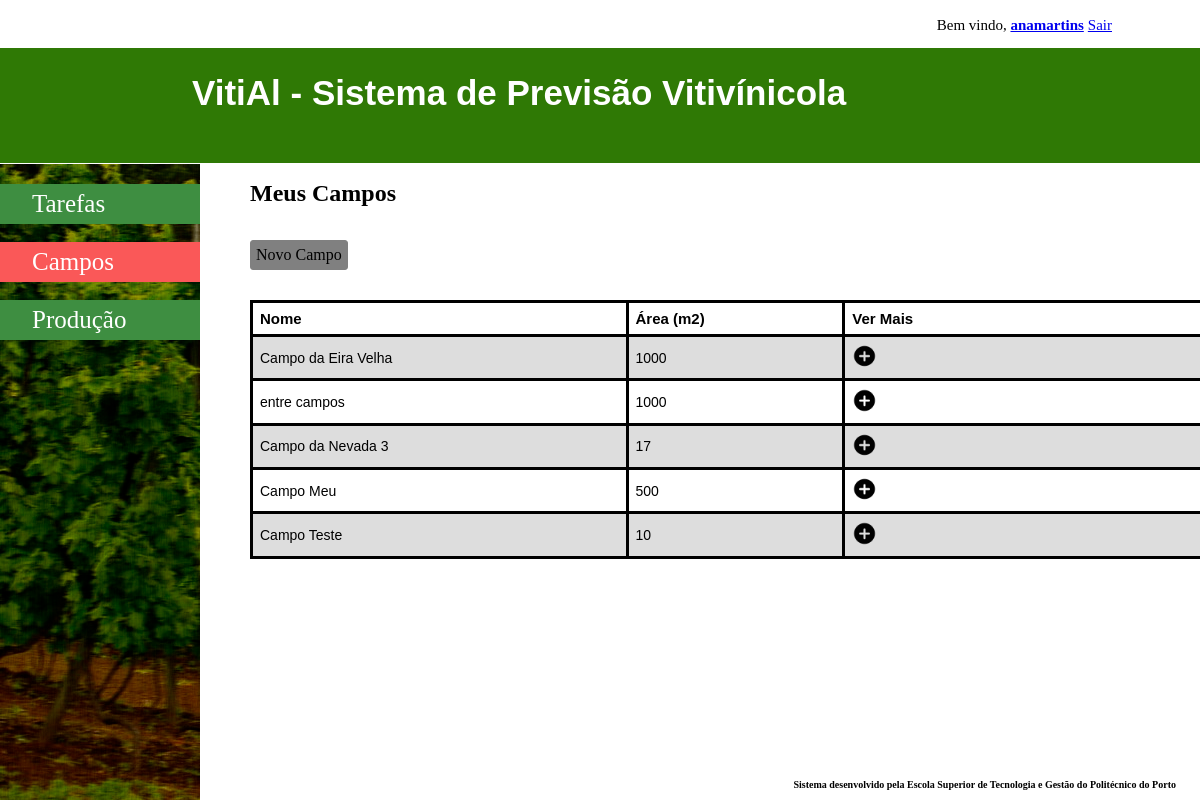
The app's page /Application/User/campos.php (signed in) with its own data.
### tables this page shows
CREATE TABLE `campo` (
  `id` int(11) NOT NULL,
  `nome` varchar(4000) DEFAULT NULL,
  `localizacao` text NOT NULL,
  `area` float DEFAULT NULL,
  `numero_linhas` int(11) DEFAULT NULL,
  `orientacao` varchar(4000) DEFAULT NULL,
  `quinta_id` int(11) NOT NULL,
  `utilizador_id` int(11) NOT NULL
);

### Application/Database/MyDataAccessPDOBase.php (called while the page is built, shortened)
<?php
require_once (Conf::getApplicationDatabasePath() . 'MyDataAccessPDOSqlFactory.php');
abstract class MyDataAcessPDOBase {
    private $connection = null;
    private $connectionOptions = array(
        PDO::ATTR_ERRMODE => PDO::ERRMODE_EXCEPTION,
        PDO::MYSQL_ATTR_INIT_COMMAND => "SET NAMES 'UTF8'"
    );
    public function __construct($host, $databaseName, $userName, $password) {
        $dsn = $this->getDSNMySQL($host, $databaseName);
    }
    private function getDSNMySQL(&$host, &$databaseName) {
        $dsn = self::DSN_MYSQL;
        return $dsn;
    }
    protected function getConnection() {
        return $this->connection;
    }
    protected function setConnection(PDO $connection) {
        $this->connection = $connection;
    }
    private function getConnectionOptions() {
        return $this->connectionOptions;
    }
    protected function prepareStatement(&$sql, Array &$dataParameters = null) {
        $q = $this->getConnection()->prepare($sql);
        $q->execute($dataParameters);
        return $q;
    }
}

### Application/Database/MyDataAccessPDOSqlFactory.php (called while the page is built, shortened)
<?php
class MyDataAccessPDOSqlFactory {
    public static function buildPDOPlaceHolderKey($key){
        return self::PDO_PLACEHOLDER_PRECHAR . $key;
    }
    protected static function buildSQLClauseWhere(Array &$where = null){
        $whereClause = self::STRING_EMPTY_VALUE;
        if ($where != null) {
            foreach (array_keys($where) as $key) {
                $whereClause =  $whereClause .
                                ($whereClause == self::STRING_EMPTY_VALUE ? self::STRING_EMPTY_VALUE : ' AND ') .
                                $key . ' = ' . self::buildPDOPlaceHolderKey($key);
            }
            $whereClause = ' WHERE ' . $whereClause;
        }
        return $whereClause;
    }
    protected static function buildSQLClauseOrderBy(Array &$order = null){
        $orderClause = self::STRING_EMPTY_VALUE;
        return $orderClause;
    }
    protected static function buildSQLSelect(&$table, Array &$where = null, Array &$order = null) {
        $sql = self::SQL_SELECT_STATEMENT_BASE;
        $whereClause = self::buildSQLClauseWhere($where);
        $orderClause = self::buildSQLClauseOrderBy($order);
        self::replaceStringTag(self::SQL_TABLE_NAME_TAG, $sql, $table);
        self::replaceStringTag(self::SQL_WHERE_CLAUSE_TAG, $sql, $whereClause);
        self::replaceStringTag(self::SQL_ORDERBY_CLAUSE_TAG, $sql, $orderClause);
        return $sql;
    }
    public static function buildSQL($op, &$table, Array &$data = null, Array &$dataOptional = null){
        $sql = self::STRING_EMPTY_VALUE;
        switch ($op) {
            case MyDataAccessPDO::SELECT_OPERATION:
                $sql = self::buildSQLSelect($table, $data, $dataOptional);
                break;
        }
        return $sql;
    }
}

### Application/Database/MyDataAccessPDO.php (called while the page is built, shortened)
<?php
require_once (Conf::getApplicationDatabasePath() . 'MyDataAccessPDOBase.php');
require_once (Conf::getApplicationDatabasePath() . 'MyDataAccessPDOSqlFactory.php');
class MyDataAccessPDO extends MyDataAcessPDOBase {
    protected function getRecords($table, Array $where = null,
            Array $order = null) {
        try {
            $sql = MyDataAccessPDOSQLFactory::buildSQL(self::SELECT_OPERATION,
                    $table, $where, $order);
            $q = $this->prepareStatement($sql, $where);
        } catch (PDOException $e) {
            throw $e;
        } catch (Exception $e) {
            throw $e;
        }
        $q->setFetchMode(PDO::FETCH_BOTH);
        return $q->fetchAll();
    }
}

### Application/Manager/UtilizadorManager.php (called while the page is built, shortened)
<?php
require_once (Conf::getApplicationDatabasePath() . 'MyDataAccessPDO.php');
class UtilizadorManager extends MyDataAccessPDO {
    public function getUserByUsername($username) {
        try {
            return $this->getRecords(self::SQL_TABLE_NAME, array('nome' => $username));
        } catch (Exception $ex) {
            throw $ex;
        }
    }
}

### Application/Manager/CampoManager.php (called while the page is built, shortened)
<?php
require_once (Conf::getApplicationDatabasePath() . 'MyDataAccessPDO.php');
class CampoManager extends MyDataAccessPDO {
    public function getCamposByUtilizadorId($utilizador_id) {
        try {
            return $this->getRecords(self::SQL_TABLE_NAME, array('utilizador_id' => $utilizador_id));
        } catch (Exception $e) {
            throw $e;
        }
    }
}

### Application/User/campos.php (the view, shortened to what this page needs)
<?php
require_once (Conf::getApplicationDatabasePath() . 'MyDataAccessPDO.php');
require_once (Conf::getApplicationManagerPath() . 'CampoManager.php');
require_once (Conf::getApplicationManagerPath() . 'UtilizadorManager.php');
if (isset($_SESSION['login'])) {
    ?>
    <!DOCTYPE html>
    <html>
        <head>
            <link rel="stylesheet" type="text/css" href="../CSS/styleCamposUser.css">
        </head>
        <body>
            <ul class="menutopo">
                <li>Bem vindo, <a href="areaUser.php"><strong><?php echo $_SESSION['login'] ?></strong></a></li>
                <li><a href="../../logout.php">Sair</a></li>
            </ul>
            <h1><a href="homePageUser.php">VitiAl - Sistema de Previsão Vitivínicola</a></h1>
            <div class="menu-items">
                <a href="homePageUser.php">Tarefas</a>
                <br/>
                <a href="campos.php" class="active">Campos</a>
                <br/>
                <a href="producao.php">Produção</a>
            </div>
            <h2>Meus Campos</h2>
            <a href="addCampo.php" id="novaTarefa" role="button">Novo Campo</a>
            <div class="conteudo">
                <table>
                    <tr>
                        <th>Nome</th>
                        <th>Área (m2)</th>
                        <th>Ver Mais</th>
                    </tr>
                    <?php
                    $managerCampos = new CampoManager();
                    $managerUtilizador = new UtilizadorManager();
                    $utilizadorId = $managerUtilizador->getUserByUsername($_SESSION['login']);
                    $camposUser = $managerCampos->getCamposByUtilizadorId($utilizadorId[0]['id']);
                    if ($camposUser > 0) {
                        foreach ($camposUser as $c) {
                            ?>
                            <tr>
                                <td><?php echo $c['nome'] ?></td>
                                <td><?php echo $c['area'] ?></td>
                                <td><a href="detalhesCampos.php?campoid=<?php echo $c['id'] ?>"><img src="../Images/see-more-1.png" width="7%"></a></td>
                            </tr>
                            <?php
                        }
                    }
                    ?>
                </table>
            </div>
            <div class="footer">
                <p>Sistema desenvolvido pela Escola Superior de Tecnologia e Gestão do Politécnico do Porto</p>
            </div>
        </body>
    </html>
    <?php
} else {
    header("Location: ../../index.php");
}

### Application/CSS/styleCamposUser.css (style rules this page uses)
h1 a { width: 100%; font-family: "Lucida Sans Unicode", "Lucida Grande", sans-serif; background-color:#2F7905; height: 10%; position: fixed; top: 6%; left: 0; padding: 10px; color:white; font-size: 35px; padding-top: 25px; padding-left: 16%; text-decoration: none; }
.footer { position: fixed; left: 0; bottom: 0; width: 98%; text-align: right; }
.footer p { font-size: 10px; font-weight: bold; }
.menu-items { height: 100%; width: 200px; position: fixed; z-index: 1; top: 20.5%; left: 0; background-color: #243410; background: #243410 url(../Images/Beira,_vinho_verde_copia.jpg); overflow-x: hidden; padding-top: 20px; }
.menu-items a { padding: 6px 6px 6px 32px; text-decoration: none; font-size: 25px; color: white; display: block; background: #3e8e41; }
.menu-items { height: 100%; width: 200px; position: fixed; z-index: 1; top: 20.5%; left: 0; background: #243410; background: #243410 url(../Images/Beira,_vinho_verde_copia.jpg); overflow-x: hidden; padding-top: 20px; }
h2 { left: 250px; top: 160px; position: fixed; }
#novaTarefa { left: 250px; top: 240px; position: fixed; text-decoration: none; border: 1px grey solid; padding: 5px; background-color: grey; color:black; border-radius: 3px; }
.conteudo { height: 350px; margin-left: 250px; }
table { font-family: arial, sans-serif; border-collapse: collapse; width: 80%; font-size: 15px; left: 250px; top: 300px; position: fixed; }
td, th { border: 3px solid black; text-align: left; padding: 7px; }
.conteudo table tr td { font-size: 14px; }
tr:nth-child(even) { background-color: #dddddd; }
.menutopo { list-style-type: none; overflow: hidden; text-align: right; margin-right: 80px; }
.menutopo li { display:inline; font-size: 15px; }
.menu-items a.active { background: #FA5858; }

### records on screen
campo: nome "Campo da Eira Velha", area "1000"
campo: nome "entre campos", area "1000"
campo: nome "Campo da Nevada 3", area "17"
campo: nome "Campo Meu", area "500"
campo: nome "Campo Teste", area "10"

### other values on screen
$_SESSION['login'] "anamartins"
